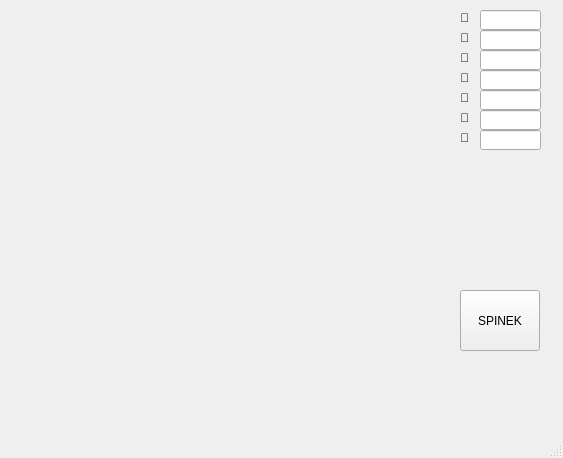
<?xml version="1.0" encoding="UTF-8"?>
<ui version="4.0">
 <class>MainWindow</class>
 <widget class="QMainWindow" name="MainWindow">
  <property name="geometry">
   <rect>
    <x>0</x>
    <y>0</y>
    <width>563</width>
    <height>458</height>
   </rect>
  </property>
  <property name="windowTitle">
   <string>MainWindow</string>
  </property>
  <widget class="QWidget" name="centralwidget">
   <widget class="QPushButton" name="SPINPRZYCISK">
    <property name="geometry">
     <rect>
      <x>460</x>
      <y>290</y>
      <width>80</width>
      <height>61</height>
     </rect>
    </property>
    <property name="text">
     <string>SPINEK</string>
    </property>
   </widget>
   <widget class="QWidget" name="gridLayoutWidget">
    <property name="geometry">
     <rect>
      <x>10</x>
      <y>10</y>
      <width>421</width>
      <height>261</height>
     </rect>
    </property>
    <layout class="QGridLayout" name="maszyna"/>
   </widget>
   <widget class="QWidget" name="verticalLayoutWidget">
    <property name="geometry">
     <rect>
      <x>450</x>
      <y>10</y>
      <width>101</width>
      <height>151</height>
     </rect>
    </property>
    <layout class="QVBoxLayout" name="verticalLayout">
     <item>
      <widget class="QWidget" name="widget" native="true">
       <widget class="QLineEdit" name="JapkoEdit">
        <property name="geometry">
         <rect>
          <x>30</x>
          <y>0</y>
          <width>61</width>
          <height>20</height>
         </rect>
        </property>
       </widget>
       <widget class="QLineEdit" name="BananEdit">
        <property name="geometry">
         <rect>
          <x>30</x>
          <y>20</y>
          <width>61</width>
          <height>20</height>
         </rect>
        </property>
       </widget>
       <widget class="QLineEdit" name="WinogronkoEdit">
        <property name="geometry">
         <rect>
          <x>30</x>
          <y>40</y>
          <width>61</width>
          <height>20</height>
         </rect>
        </property>
       </widget>
       <widget class="QLineEdit" name="WisniaEdit">
        <property name="geometry">
         <rect>
          <x>30</x>
          <y>60</y>
          <width>61</width>
          <height>20</height>
         </rect>
        </property>
       </widget>
       <widget class="QLineEdit" name="AnanasEdit">
        <property name="geometry">
         <rect>
          <x>30</x>
          <y>80</y>
          <width>61</width>
          <height>20</height>
         </rect>
        </property>
       </widget>
       <widget class="QLineEdit" name="KiwiEdit">
        <property name="geometry">
         <rect>
          <x>30</x>
          <y>100</y>
          <width>61</width>
          <height>20</height>
         </rect>
        </property>
       </widget>
       <widget class="QLineEdit" name="BonusEdit">
        <property name="geometry">
         <rect>
          <x>30</x>
          <y>120</y>
          <width>61</width>
          <height>20</height>
         </rect>
        </property>
       </widget>
       <widget class="QLabel" name="ObrazekJapko">
        <property name="geometry">
         <rect>
          <x>10</x>
          <y>0</y>
          <width>16</width>
          <height>16</height>
         </rect>
        </property>
        <property name="text">
         <string>🍎</string>
        </property>
       </widget>
       <widget class="QLabel" name="ObrazekBanan">
        <property name="geometry">
         <rect>
          <x>10</x>
          <y>20</y>
          <width>16</width>
          <height>16</height>
         </rect>
        </property>
        <property name="text">
         <string>🍌</string>
        </property>
       </widget>
       <widget class="QLabel" name="ObrazekWinogrono">
        <property name="geometry">
         <rect>
          <x>10</x>
          <y>40</y>
          <width>16</width>
          <height>16</height>
         </rect>
        </property>
        <property name="text">
         <string>🍇</string>
        </property>
       </widget>
       <widget class="QLabel" name="ObrazekWisnia">
        <property name="geometry">
         <rect>
          <x>10</x>
          <y>60</y>
          <width>16</width>
          <height>16</height>
         </rect>
        </property>
        <property name="text">
         <string>🍒</string>
        </property>
       </widget>
       <widget class="QLabel" name="ObrazekAnanas">
        <property name="geometry">
         <rect>
          <x>10</x>
          <y>80</y>
          <width>16</width>
          <height>16</height>
         </rect>
        </property>
        <property name="text">
         <string>🍍</string>
        </property>
       </widget>
       <widget class="QLabel" name="ObrazekKiwi">
        <property name="geometry">
         <rect>
          <x>10</x>
          <y>100</y>
          <width>16</width>
          <height>16</height>
         </rect>
        </property>
        <property name="text">
         <string>🥝</string>
        </property>
       </widget>
       <widget class="QLabel" name="ObrazekBonus">
        <property name="geometry">
         <rect>
          <x>10</x>
          <y>120</y>
          <width>16</width>
          <height>16</height>
         </rect>
        </property>
        <property name="text">
         <string>🎁</string>
        </property>
       </widget>
      </widget>
     </item>
    </layout>
   </widget>
  </widget>
  <widget class="QMenuBar" name="menubar">
   <property name="geometry">
    <rect>
     <x>0</x>
     <y>0</y>
     <width>563</width>
     <height>17</height>
    </rect>
   </property>
  </widget>
  <widget class="QStatusBar" name="statusbar"/>
 </widget>
 <resources/>
 <connections/>
</ui>
